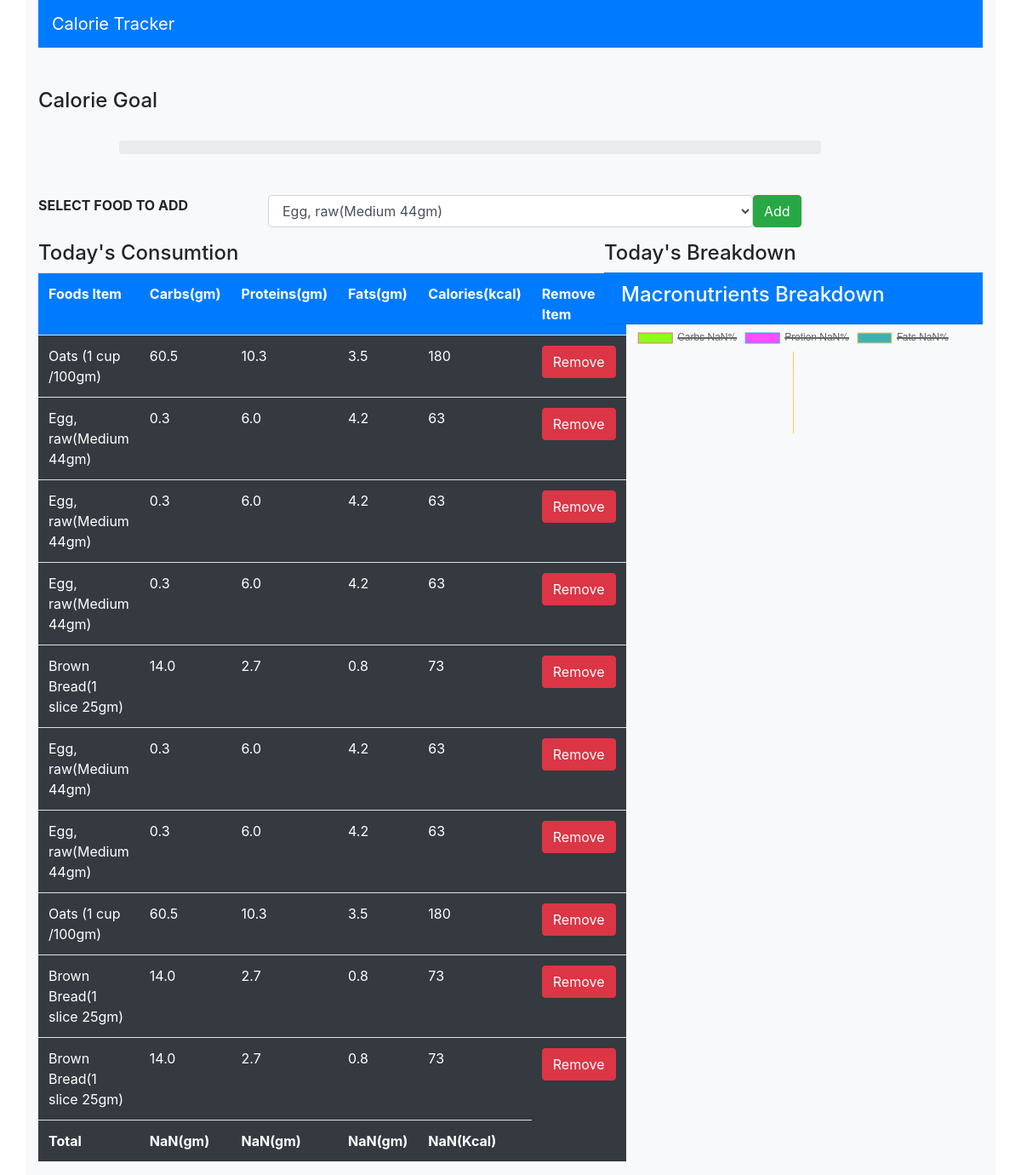
The app's page / (signed in) with its own data.
### myapp/models.py (models this page shows, shortened)
class Consume(models.Model):
    user = models.ForeignKey(User,on_delete=models.CASCADE)
    food_consumed = models.ForeignKey(Food,on_delete = models.CASCADE)

class Food(models.Model):
    name = models.CharField(max_length=200)
    cabs = models.FloatField()
    protien = models.FloatField()
    fats = models.FloatField()
    calories = models.IntegerField()

### myapp/views.py (the view)
# urls.py: path('',views.index,name="index"),
def index(request):
    if request.method =="POST":
        food_consumed = request.POST['food_consumed']
        consume = Food.objects.get(name=food_consumed)
        user = request.user
        consume = Consume(user=user,food_consumed=consume)
        consume.save()
        foods = Food.objects.all()
    else:
        foods = Food.objects.all()
    consumed_food = Consume.objects.filter(user=request.user)
    return render(request,'myapp/index.html',{'foods':foods,'consumed_food':consumed_food})

### myapp/templates/myapp/index.html (shortened to what this page needs)
<!DOCTYPE html>
<html lang="en">
<head>
    <link rel="stylesheet" href="https://maxcdn.bootstrapcdn.com/bootstrap/4.0.0/css/bootstrap.min.css">
</head>
<body>
    <div class="container bg-light">
        <div class="row">
            <div class="col-md-12">
                <nav class="navbar navbar-dark bg-primary">
                    <span class="navbar-brand">Calorie Tracker</span>
                </nav>
            </div>
        </div>
        <br><br>
        <h4> Calorie Goal</h4>
        <br>
        <div class="row">
            <div class="col-md-9 offset-1">
                <div class="progress">
                </div>
            </div>
        </div>
        <br><br>
        <div class="row">
            <div class="col-md-12">
                <form method="POST">
                    <div class="form-group row">
                    <label class="col-md-3">
                       <b>SELECT FOOD TO ADD</b>
                    </label>
                    <select class="col-md-6 form-control" name="food_consumed" id="food_consumed">
                        {% for food in foods %}
                        <option value="{{food.name}}">{{food.name}}</option>
                        {% endfor %}
                    </select>
                    <button class="btn btn-success" type="submit">Add</button>
                    </div>
                </form>
            </div>
        </div>
        <div class="row">
            <div class="col-md-6">
                <div>
                    <h4>Today's Consumtion</h4>
                </div>
                <table id="table" class="table table-stripped bg-dark text-white">
                    <tr class="bg-primary text-white">
                        <th>Foods Item</th>
                        <th>Carbs(gm)</th>
                        <th>Proteins(gm)</th>
                        <th>Fats(gm)</th>
                        <th>Calories(kcal)</th>
                        <th>Remove Item</th>
                    </tr>
                        {% for c in consumed_food %}
                        <tr>
                            <td>{{c.food_consumed.name}}</td>
                            <td>{{c.food_consumed.cabs}}</td>
                            <td>{{c.food_consumed.protien}}</td>
                            <td>{{c.food_consumed.fats}}</td>
                            <td> {{c.food_consumed.calories}}</td>
                            <td><a class="btn btn-danger" href="{% url 'delete' c.id %}">Remove</a></td>
                        </tr>
                        {% endfor %}
                        <tr>
                            <td id="name"><b>Total</b></td>
                            <td id="totalCarbs"><b></b></td>
                            <td id="totalProtien"><b></b></td>
                            <td id="totalFats"><b></b></td>
                            <td id="totalCalories"><b></b></td>
                        </tr>
                </table>
            </div>
            <div class="col-md-5 offset-1">
                <div class="">
                    <h4>Today's Breakdown</h4>
                </div>
                <div class="card-header text-white bg-primary">
                    <h4>Macronutrients Breakdown</h4>
                </div>
                <div class="col-md-12">
                    <canvas id="myChart" width="400" height="400"></canvas>
                </div>
            </div>
        </div>
    </div>
</body>
<script>
    var table = document.getElementById("table");
    var cabs=0,protien=0,fats=0,calories=0;
    for(var i=1;i<table.rows.length-1;i++){
        console.log(table.rows[i].cells[1].innerHTML);
        cabs +=parseFloat(table.rows[i].cells[1].innerHTML);
        cabs = Math.round(cabs);
        protien +=parseFloat(table.rows[i].cells[2].innerHTML);
        protien = Math.round(protien);
        fats +=parseFloat(table.rows[i].cells[3].innerHTML);
        fats = Math.round(fats);
        calories +=parseFloat(table.rows[i].cells[4].innerHTML);
        calories =Math.round(calories);
    }
    console.log(cabs);
    document.getElementById("totalCarbs").innerHTML ='<b>'+ cabs+'(gm)</b>';
    document.getElementById("totalProtien").innerHTML ='<b>'+ protien+'(gm)</b>';
    document.getElementById("totalFats").innerHTML ='<b>'+ fats+'(gm)</b>';
    document.getElementById("totalCalories").innerHTML = '<b>'+calories+'(Kcal)</b>';
    var calPer = (calories/2000)*100;
    document.getElementsByClassName("progress-bar")[0].setAttribute("style","width:"+calPer+"%");
    var total = cabs+protien+fats;
    var carbsP = Math.round((cabs/total)*100);
    var protienP = Math.round((protien/total)*100);
    var fatsP = Math.round((fats/total)*100);
    var ctx = document.getElementById('myChart').getContext('2d');
var myChart = new Chart(ctx, {
    type: 'doughnut',
    data: {
        labels: ['Carbs '+carbsP+'%', 'Protien '+protienP+'%', 'Fats '+fatsP+'%'],
        datasets: [{
            label: '# of Votes',
            data: [carbsP,protienP,fatsP],
            backgroundColor: [
                'rgba(140, 255, 26,1)',
                'rgba(255, 77, 255,1)',
                'rgba(64,175,178,1)',
            ],
            borderColor: [
                'rgba(255, 99, 132, 1)',
                'rgba(54, 162, 235, 1)',
                'rgba(255, 206, 86, 1)',
            ],
            borderWidth: 1
        }]
    },
});
</script>
</html>

### records on screen
Consume: food_consumed.name "Oats (1 cup /100gm)", food_consumed.cabs "60.5", food_consumed.protien "10.3", food_consumed.fats "3.5", food_consumed.calories "180"
Consume: food_consumed.name "Egg, raw(Medium 44gm)", food_consumed.cabs "0.3", food_consumed.protien "6.0", food_consumed.fats "4.2", food_consumed.calories "63"
Consume: food_consumed.name "Egg, raw(Medium 44gm)", food_consumed.cabs "0.3", food_consumed.protien "6.0", food_consumed.fats "4.2", food_consumed.calories "63"
Consume: food_consumed.name "Egg, raw(Medium 44gm)", food_consumed.cabs "0.3", food_consumed.protien "6.0", food_consumed.fats "4.2", food_consumed.calories "63"
Consume: food_consumed.name "Brown Bread(1 slice 25gm)", food_consumed.cabs "14.0", food_consumed.protien "2.7", food_consumed.fats "0.8", food_consumed.calories "73"
Consume: food_consumed.name "Egg, raw(Medium 44gm)", food_consumed.cabs "0.3", food_consumed.protien "6.0", food_consumed.fats "4.2", food_consumed.calories "63"
Consume: food_consumed.name "Egg, raw(Medium 44gm)", food_consumed.cabs "0.3", food_consumed.protien "6.0", food_consumed.fats "4.2", food_consumed.calories "63"
Consume: food_consumed.name "Oats (1 cup /100gm)", food_consumed.cabs "60.5", food_consumed.protien "10.3", food_consumed.fats "3.5", food_consumed.calories "180"
Consume: food_consumed.name "Brown Bread(1 slice 25gm)", food_consumed.cabs "14.0", food_consumed.protien "2.7", food_consumed.fats "0.8", food_consumed.calories "73"
Consume: food_consumed.name "Brown Bread(1 slice 25gm)", food_consumed.cabs "14.0", food_consumed.protien "2.7", food_consumed.fats "0.8", food_consumed.calories "73"

### other values on screen
form field food_consumed "Egg, raw(Medium 44gm)"
